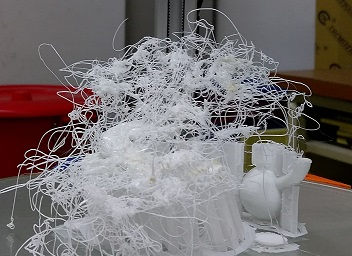
#> input picture fail.jpg, 352 x 256 px, given in place of test4.jpg, which was not available
$ python test.py
#> lines starting #> are read from the running program, lines starting #| are printed output that depends on the picture; after the words box and inside, x2 and y2 are one past the last pixel; in counts of white or black regions, pixels touching at a corner belong together; pictures that were not available may be replaced by others from this repository, and a replacement may not be noted
import cv2
import numpy as np


def hisEqulColor(img):          #CONTRAST colorful  (histogram equ)
    ycrcb = cv2.cvtColor(img, cv2.COLOR_BGR2YCR_CB)
    channels = cv2.split(ycrcb)
    cv2.equalizeHist(channels[0], channels[0])
    cv2.merge(channels, ycrcb)
    cv2.cvtColor(ycrcb, cv2.COLOR_YCR_CB2BGR, img)
    return img

def sharpen(img):     #銳化雜訊太多  不適用
    kernel = np.array([[0, -1, 0], [-1, 5, -1], [0, -1, 0]])
    kernel2=np.array([[-1,-1,-1],[-1,7,-1],[-1,-1,-1]])
    dst = cv2.filter2D(img, -1, kernel=kernel)
    return dst


def template(img,temp):
    h, w = temp.shape[:2]  ## rows->h, cols->w
    res = cv2.matchTemplate(img, temp, cv2.TM_CCOEFF)
    min_val, max_val, min_loc, max_loc = cv2.minMaxLoc(res)
    top_left = max_loc
    bottom_right = (top_left[0] + w, top_left[1] + h)
    cv2.rectangle(img, top_left, bottom_right, (255, 255, 255), 2)
    return img


# preprocess
img = cv2.imread('../test_photo/test4.jpg')
#> img is the input picture: shape (256, 352, 3); mean B, G, R 114.3, 113.5, 118.8
res = cv2.resize(img,None,fx=0.2,fy=0.2,interpolation=cv2.INTER_LINEAR )  #RESIZE photo
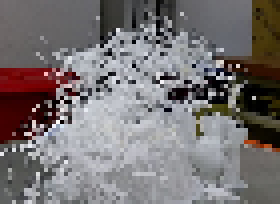
#> res: shape (51, 70, 3) (shown 4 times larger); mean B, G, R 115, 114.2, 119.4

res_show=res.copy()
equ = hisEqulColor(res)
#> in hisEqulColor, `ycrcb = cv2.cvtColor(img, cv2.COLOR_BGR2YCR_CB)`: ycrcb: shape (51, 70, 3); mean of channels 0, 1, 2 115.9, 130.5, 127.5
#> in hisEqulColor, `cv2.cvtColor(ycrcb, cv2.COLOR_YCR_CB2BGR, img)`: ycrcb: shape (51, 70, 3); mean of channels 0, 1, 2 127.6, 130.5, 127.5
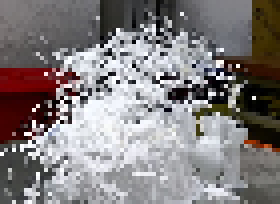
#> equ: shape (51, 70, 3) (shown 4 times larger); mean B, G, R 126.8, 126, 131.2


#template
equ_show=equ.copy()
temp=cv2.imread('nozzle.jpg')
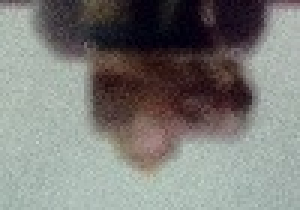
#> input picture image_test/nozzle.jpg, 100 x 70 px (shown 3 times larger)
#> temp is the input picture: shape (70, 100, 3); mean B, G, R 121.7, 125.3, 125.2
nozzle_tra=template(equ,temp)
#> in template, `res = cv2.matchTemplate(img, temp, cv2.TM_CCOEFF)`:
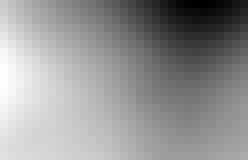
#> res: shape (20, 31) float32 (shown 8 times larger); min -12675321, max 10116223, mean 614862.6; drawn with min black and max white
#> in template, `min_val, max_val, min_loc, max_loc = cv2.minMaxLoc(res)`: min_val = -12675321; max_val = 10116223; min_loc = (24, 0); max_loc = (0, 9)
#> in template, `bottom_right = (top_left[0] + w, top_left[1] + h)`: bottom_right = (100, 79)
#> in template, `cv2.rectangle(img, top_left, bottom_right, (255, 255, 255), 2)`:
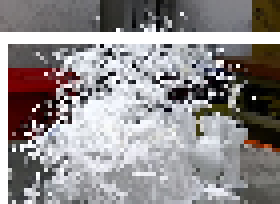
#> img: shape (51, 70, 3) (shown 4 times larger); 8.12% of pixels changed, all inside (x1, y1, x2, y2) = (0, 8, 70, 51)


cv2.imshow("image",np.hstack([res_show,equ_show,nozzle_tra]))
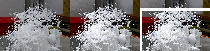
#> window 'image': shape (51, 210, 3); mean B, G, R 127.3, 126.6, 131.5
k = cv2.waitKey(0)
#> (key Esc is pressed here)
if k==ord('ｑ'):
    cv2.destroyAllWindows(0)
